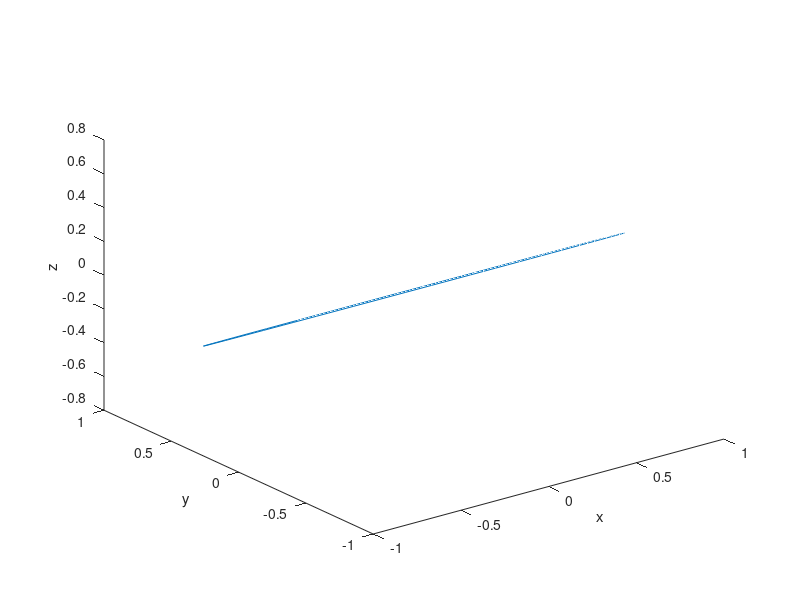
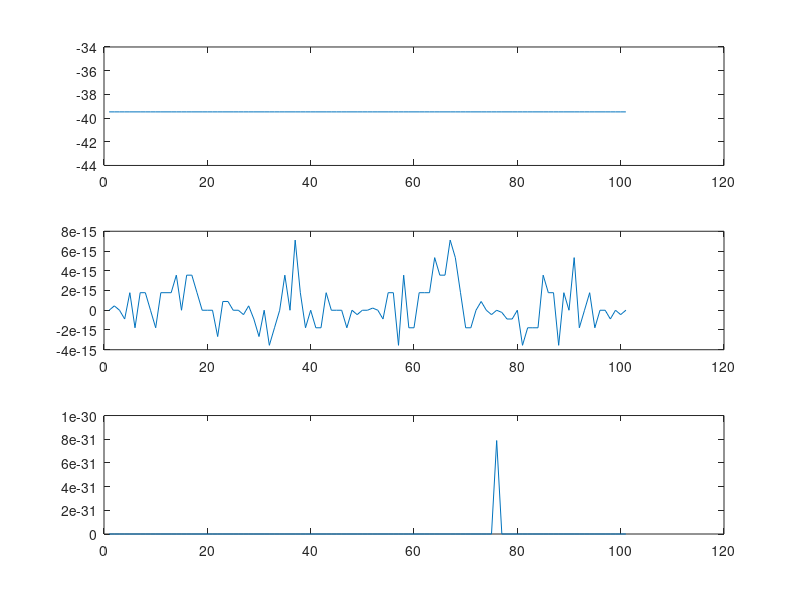

These figures' MATLAB source, in order: (Note: this script raises an error after producing the figures.)
close all
clear all
R = 1;

beta = 30*pi/180;
t = 0:0.01:1;
omega = 2*pi;

delta = omega*t;

alpha = 90*pi/180;

xc = R*cos(delta);
yc = R*sin(delta);
zc = zeros(size(delta));

Rbeta = [cos(beta) 0 sin(beta);
         0 1 0;
         -sin(beta) 0 cos(beta)];
X1 = Rbeta*[xc;yc;zc];
x1 = X1(1,:);
y1 = X1(2,:);
z1 = X1(3,:);

Ralpha = [cos(alpha) -sin(alpha) 0;
          sin(alpha) cos(alpha) 0;
          0 0 1];

X = Ralpha*[x1;y1;z1];

x = X(1,:);
y = X(2,:);
z = X(3,:);

figure
plot3(x,y,z)
xlabel('x')
ylabel('y')
zlabel('z')
rIMU = 0;
pIMU = 0;
yIMU = 0;
aIMU =[- (R.*omega.^2.*sin(omega.*t).*cos(alpha) + R.*omega.^2.*cos(omega.*t).*cos(beta).*sin(alpha)).*(sin(omega.*t).*cos(alpha) + cos(omega.*t).*cos(beta).*sin(alpha)) - (R.*omega.^2.*sin(omega.*t).*sin(alpha) - R.*omega.^2.*cos(omega.*t).*cos(alpha).*cos(beta)).*(sin(omega.*t).*sin(alpha) - cos(omega.*t).*cos(alpha).*cos(beta)) - R.*omega.^2.*cos(omega.*t).^2.*sin(beta).^2;
 R.*omega.^2.*cos(omega.*t).*sin(omega.*t).*sin(beta).^2 - (R.*omega.^2.*sin(omega.*t).*sin(alpha) - R.*omega.^2.*cos(omega.*t).*cos(alpha).*cos(beta)).*(cos(omega.*t).*sin(alpha) + sin(omega.*t).*cos(alpha).*cos(beta)) - (R.*omega.^2.*sin(omega.*t).*cos(alpha) + R.*omega.^2.*cos(omega.*t).*cos(beta).*sin(alpha)).*(cos(omega.*t).*cos(alpha) - sin(omega.*t).*cos(beta).*sin(alpha));
                                                                                        sin(alpha).*sin(beta).*(R.*omega.^2.*sin(omega.*t).*cos(alpha) + R.*omega.^2.*cos(omega.*t).*cos(beta).*sin(alpha)) - cos(alpha).*sin(beta).*(R.*omega.^2.*sin(omega.*t).*sin(alpha) - R.*omega.^2.*cos(omega.*t).*cos(alpha).*cos(beta)) - R.*omega.^2.*cos(omega.*t).*cos(beta).*sin(beta)];
																																												 

figure
subplot(311)
plot(aIMU(1,:))
subplot(312)
plot(aIMU(2,:))
subplot(313)
plot(aIMU(3,:))



syms alpha beta R omega t real


delta = omega*t+alpha;
Rdelta = [cos(delta) -sin(delta) 0;
          sin(delta) cos(delta) 0;
          0 0 1];

Xc = Rdelta*[R;0;0];

xc = Xc(1);
yc = Xc(2);
zc = Xc(3);

Rbeta = [cos(beta) 0 sin(beta);
         0 1 0;
         -sin(beta) 0 cos(beta)];

X = Rbeta*Xc;
x = X(1);
y = X(2);
z = X(3);


ax = diff(diff(x,t),t);
ay = diff(diff(y,t),t);
az = diff(diff(z,t),t);

a = [ax;ay;az];


syms rIMU pIMU yIMU real;
Ry = [cos(yIMU) -sin(yIMU) 0;
      sin(yIMU) cos(yIMU) 0;
      0 0 1];
Rp = [cos(pIMU) 0 sin(pIMU);
      0 1 0;
      -sin(pIMU) 0 cos(pIMU)];
Rr = [1 0 0;
      0 cos(rIMU) -sin(rIMU);
      0 sin(rIMU) cos(rIMU)];

Rimu = Ry*Rp*Rr;
wx = 0;
wy = 0;
wz = omega;

w = Rbeta*Rdelta*[wx;wy;wz];
syms g real;
G = [0;0;g];
aIMU = Rdelta'*Rbeta'*(a+G);
wIMU = Rdelta'*Rbeta'*w;

aIMU = [simplify(aIMU(1)); simplify(aIMU(2)); simplify(aIMU(3)) ];
wIMU = [simplify(wIMU(1)); simplify(wIMU(2)); simplify(wIMU(3)) ];

aIMU = Rimu*aIMU;
wIMU = Rimu*wIMU;


%%
%Create some data
clear all
alpha = 10*pi/180;
beta = 1*pi/180;
t = 0:1/800:10;
omega = 2*pi;
g = 9.81;
R = 1;

rIMU = 0.5;
pIMU = 0.5;
yIMU = 0.5;

delta_t = omega*t;

aIMU = zeros(numel(delta_t),3);
wIMU = zeros(numel(delta_t),3);

for i=1:numel(delta_t)
    delta = delta_t(i);
    aIMU(i,1) = g*cos(beta)*(sin(rIMU)*sin(yIMU) + cos(rIMU)*cos(yIMU)*sin(pIMU)) - cos(pIMU)*cos(yIMU)*(R*omega^2 + g*cos(alpha + delta)*sin(beta)) - g*sin(alpha + delta)*sin(beta)*(cos(rIMU)*sin(yIMU) - cos(yIMU)*sin(pIMU)*sin(rIMU));
    aIMU(i,2) = g*sin(alpha + delta)*sin(beta)*(cos(rIMU)*cos(yIMU) + sin(pIMU)*sin(rIMU)*sin(yIMU)) - g*cos(beta)*(cos(yIMU)*sin(rIMU) - cos(rIMU)*sin(pIMU)*sin(yIMU)) - cos(pIMU)*sin(yIMU)*(R*omega^2 + g*cos(alpha + delta)*sin(beta));
    aIMU(i,3) = sin(pIMU)*(R*omega^2 + g*cos(alpha + delta)*sin(beta)) + g*cos(beta)*cos(pIMU)*cos(rIMU) + g*sin(alpha + delta)*cos(pIMU)*sin(beta)*sin(rIMU);
    wIMU(i,1) = omega*(sin(rIMU)*sin(yIMU) + cos(rIMU)*cos(yIMU)*sin(pIMU));
    wIMU(i,2) =  -omega*(cos(yIMU)*sin(rIMU) - cos(rIMU)*sin(pIMU)*sin(yIMU));
    wIMU(i,3) = omega*cos(pIMU)*cos(rIMU);
end

dlmwrite('aIMU.dat',aIMU+0.05*randn(size(aIMU)),'delimiter',' ','precision',10)
dlmwrite('wIMU.dat',wIMU+0.005*randn(size(wIMU)),'delimiter',' ','precision',10)
dlmwrite('delta.dat',delta_t','delimiter',' ','precision',10)

